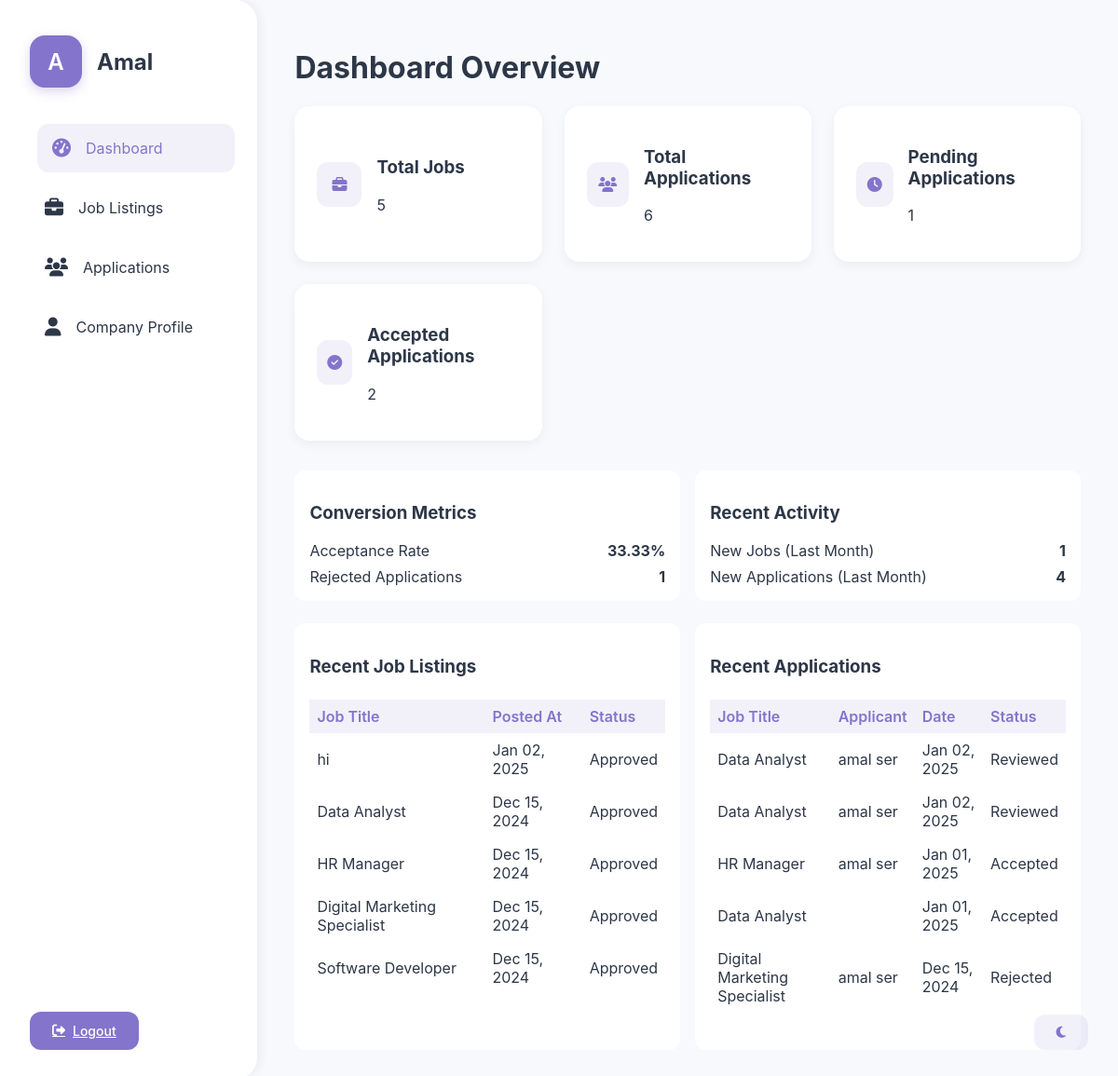
Screenshot of /company_dashboard.php (signed in) with the database file from the repository.
### tables this page shows
CREATE TABLE `company_profiles` (
  `id` int(11) NOT NULL,
  `user_id` int(11) DEFAULT NULL,
  `company_name` varchar(100) NOT NULL,
  `description` text DEFAULT NULL,
  `website` varchar(255) DEFAULT NULL
);

CREATE TABLE `job_listings` (
  `id` int(11) NOT NULL,
  `company_id` int(11) DEFAULT NULL,
  `title` varchar(100) NOT NULL,
  `description` text NOT NULL,
  `requirements` text DEFAULT NULL,
  `salary` varchar(50) DEFAULT NULL,
  `location` varchar(100) DEFAULT NULL,
  `job_type` enum('full-time','part-time','contract','internship') DEFAULT 'full-time',
  `image_path` varchar(255) DEFAULT NULL,
  `posted_at` timestamp NULL DEFAULT current_timestamp(),
  `status` enum('pending','approved','rejected') DEFAULT 'pending',
  `expiration_date` datetime DEFAULT (`posted_at` + interval 30 day)
);

CREATE TABLE `job_applications` (
  `id` int(11) NOT NULL,
  `job_id` int(11) DEFAULT NULL,
  `student_id` int(11) DEFAULT NULL,
  `application_date` timestamp NULL DEFAULT current_timestamp(),
  `status` enum('pending','reviewed','accepted','rejected') DEFAULT 'pending'
);

CREATE TABLE `student_profiles` (
  `id` int(11) NOT NULL,
  `user_id` int(11) DEFAULT NULL,
  `full_name` varchar(100) NOT NULL,
  `date_of_birth` date DEFAULT NULL,
  `education` text DEFAULT NULL,
  `skills` text DEFAULT NULL,
  `resume_path` varchar(255) DEFAULT NULL
);

### pages/company/dashboard.php (the view, shortened to what this page needs)
<?php
$total_jobs = mysqli_fetch_assoc(mysqli_query($conn, "SELECT COUNT(*) as count FROM job_listings WHERE company_id = $company_id"))['count'];
$total_applications = mysqli_fetch_assoc(mysqli_query($conn, "SELECT COUNT(*) as count FROM job_applications ja JOIN job_listings jl ON ja.job_id = jl.id WHERE jl.company_id = $company_id"))['count'];
$pending_applications = mysqli_fetch_assoc(mysqli_query($conn, "SELECT COUNT(*) as count FROM job_applications ja JOIN job_listings jl ON ja.job_id = jl.id WHERE jl.company_id = $company_id AND ja.status = 'pending'"))['count'];
$recent_jobs = mysqli_query($conn, "SELECT * FROM job_listings WHERE company_id = $company_id ORDER BY posted_at DESC LIMIT 5");
$recent_applications = mysqli_query($conn, "SELECT ja.*, jl.title, sp.full_name
    FROM job_applications ja
    JOIN job_listings jl ON ja.job_id = jl.id
    JOIN student_profiles sp ON ja.student_id = sp.id
    WHERE jl.company_id = $company_id
    ORDER BY ja.application_date DESC
    LIMIT 5");
$accepted_applications = mysqli_fetch_assoc(mysqli_query($conn, "SELECT COUNT(*) as count FROM job_applications ja JOIN job_listings jl ON ja.job_id = jl.id WHERE jl.company_id = $company_id AND ja.status = 'accepted'"))['count'];
$rejected_applications = mysqli_fetch_assoc(mysqli_query($conn, "SELECT COUNT(*) as count FROM job_applications ja JOIN job_listings jl ON ja.job_id = jl.id WHERE jl.company_id = $company_id AND ja.status = 'rejected'"))['count'];
$conversion_rate = $total_applications > 0
    ? number_format(($accepted_applications / $total_applications) * 100, 2)
    : '0.00';
$activity_analysis = [
    'new_jobs_last_month' => mysqli_fetch_assoc(mysqli_query($conn, "SELECT COUNT(*) as count FROM job_listings WHERE company_id = $company_id AND posted_at >= DATE_SUB(NOW(), INTERVAL 1 MONTH)"))['count'],
    'new_applications_last_month' => mysqli_fetch_assoc(mysqli_query($conn, "SELECT COUNT(*) as count FROM job_applications ja JOIN job_listings jl ON ja.job_id = jl.id WHERE jl.company_id = $company_id AND ja.application_date >= DATE_SUB(NOW(), INTERVAL 1 MONTH)"))['count']
];
?>
<h1>Dashboard Overview</h1>
<div class="analytics-grid">
    <div class="analytics-card">
        <div class="analytics-icon">
            <i class="fas fa-briefcase"></i>
        </div>
        <div>
            <h3>Total Jobs</h3>
            <p class="text-2xl font-bold"><?php echo $total_jobs; ?></p>
        </div>
    </div>
    <div class="analytics-card">
        <div class="analytics-icon">
            <i class="fas fa-users"></i>
        </div>
        <div>
            <h3>Total Applications</h3>
            <p class="text-2xl font-bold"><?php echo $total_applications; ?></p>
        </div>
    </div>
    <div class="analytics-card">
        <div class="analytics-icon">
            <i class="fas fa-clock"></i>
        </div>
        <div>
            <h3>Pending Applications</h3>
            <p class="text-2xl font-bold"><?php echo $pending_applications; ?></p>
        </div>
    </div>
    <div class="analytics-card">
        <div class="analytics-icon">
            <i class="fas fa-check-circle"></i>
        </div>
        <div>
            <h3>Accepted Applications</h3>
            <p class="text-2xl font-bold"><?php echo $accepted_applications; ?></p>
        </div>
    </div>
</div>
<div class="dashboard-insights">
    <div class="insights-grid">
        <div class="insight-card">
            <h3>Conversion Metrics</h3>
            <div class="insight-content">
                <div class="metric">
                    <span class="metric-label">Acceptance Rate</span>
                    <span class="metric-value"><?php echo $conversion_rate; ?>%</span>
                </div>
                <div class="metric">
                    <span class="metric-label">Rejected Applications</span>
                    <span class="metric-value"><?php echo $rejected_applications; ?></span>
                </div>
            </div>
        </div>
        <div class="insight-card">
            <h3>Recent Activity</h3>
            <div class="insight-content">
                <div class="metric">
                    <span class="metric-label">New Jobs (Last Month)</span>
                    <span class="metric-value"><?php echo $activity_analysis['new_jobs_last_month']; ?></span>
                </div>
                <div class="metric">
                    <span class="metric-label">New Applications (Last Month)</span>
                    <span class="metric-value"><?php echo $activity_analysis['new_applications_last_month']; ?></span>
                </div>
            </div>
        </div>
    </div>
    <div class="recent-activities">
        <div class="recent-jobs">
            <h3>Recent Job Listings</h3>
            <table>
                <thead>
                    <tr>
                        <th>Job Title</th>
                        <th>Posted At</th>
                        <th>Status</th>
                    </tr>
                </thead>
                <tbody>
                    <?php while($job = mysqli_fetch_assoc($recent_jobs)): ?>
                    <tr>
                        <td><?php echo htmlspecialchars($job['title']); ?></td>
                        <td><?php echo date('M d, Y', strtotime($job['posted_at'])); ?></td>
                        <td><?php echo ucfirst($job['status']); ?></td>
                    </tr>
                    <?php endwhile; ?>
                </tbody>
            </table>
        </div>
        <div class="recent-applications">
            <h3>Recent Applications</h3>
            <table>
                <thead>
                    <tr>
                        <th>Job Title</th>
                        <th>Applicant</th>
                        <th>Date</th>
                        <th>Status</th>
                    </tr>
                </thead>
                <tbody>
                    <?php while($application = mysqli_fetch_assoc($recent_applications)): ?>
                    <tr>
                        <td><?php echo htmlspecialchars($application['title']); ?></td>
                        <td><?php echo htmlspecialchars($application['full_name']); ?></td>
                        <td><?php echo date('M d, Y', strtotime($application['application_date'])); ?></td>
                        <td><?php echo ucfirst($application['status']); ?></td>
                    </tr>
                    <?php endwhile; ?>
                </tbody>
            </table>
        </div>
    </div>
</div>

### company_dashboard.php (shortened to what this page needs)
<?php
require_once 'db_connect.php';
$user_id = (int)$_SESSION['user_id'];
$query = "SELECT * FROM company_profiles WHERE user_id = $user_id";
$result = mysqli_query($conn, $query);
$company = mysqli_fetch_assoc($result);
$company_id = (int)$company['id'];
$page = isset($_GET['page']) ? $_GET['page'] : 'dashboard';
?>
<!DOCTYPE html>
<html lang="en">
<head>
    <link rel="stylesheet" href="shared-styles.css">
    <link rel="stylesheet" href="https://cdnjs.cloudflare.com/ajax/libs/font-awesome/6.1.1/css/all.min.css">
</head>
<body>
    <div class="container">
        <aside class="sidebar">
            <div style="display: flex; align-items: center; margin-bottom: 2rem;">
                <div class="profile-icon"><?php echo substr($company['company_name'], 0, 1); ?></div>
                <h2><?php echo $company['company_name']; ?></h2>
            </div>
            <nav>
                <ul class="nav-list">
                    <li class="nav-item">
                        <a href="?page=dashboard" class="nav-link <?php echo $page === 'dashboard' ? 'active' : ''; ?>">
                            <i class="fas fa-tachometer-alt"></i> Dashboard
                        </a>
                    </li>
                    <li class="nav-item">
                        <a href="?page=jobs" class="nav-link <?php echo $page === 'jobs' ? 'active' : ''; ?>">
                            <i class="fas fa-briefcase"></i> Job Listings
                        </a>
                    </li>
                    <li class="nav-item">
                        <a href="?page=applications" class="nav-link <?php echo $page === 'applications' ? 'active' : ''; ?>">
                            <i class="fas fa-users"></i> Applications
                        </a>
                    </li>
                    <li class="nav-item">
                        <a href="?page=profile" class="nav-link <?php echo $page === 'profile' ? 'active' : ''; ?>">
                            <i class="fas fa-user"></i> Company Profile
                        </a>
                    </li>
                </ul>
            </nav>
            <div style="margin-top: auto;">
                <a href="logout.php" class="btn btn-primary btn-full">
                    <i class="fas fa-sign-out-alt"></i> Logout
                </a>
            </div>
        </aside>
        <button id="darkModeToggle" class="btn btn-secondary" style="position: fixed; bottom: 2rem; right: 2rem;">
        <i class="fas fa-moon"></i>
    </button>
        <main class="main-content">
            <?php
            $page_path = "pages/company/{$page}.php";
            if (file_exists($page_path)) {
                include $page_path;
            } else {
                echo '<div class="alert alert-danger">Page not found</div>';
            }
            ?>
        </main>
    </div>
</body>
</html>

### shared-styles.css (style rules this page uses)
:root { --primary-color: #8474cb; --primary-hover: #7264bb; --secondary-color: #4a5568; --background-light: #f8f9fc; --background-dark: #1a1c25; --text-light: #2d3748; --text-dark: #e2e8f0; --card-light: #ffffff; --card-dark: #242631; --accent-color: #ed64a6; --success-color: #48bb78; --warning-color: #ecc94b; --danger-color: #f56565; }
body { font-family: 'Inter', 'Segoe UI', sans-serif; margin: 0; padding: 0; transition: background-color 0.3s, color 0.3s; background-color: var(--background-light); color: var(--text-light); }
.container { display: flex; min-height: 100vh; }
.sidebar { width: 280px; background-color: var(--card-light); padding: 2rem; display: flex; flex-direction: column; transition: all 0.3s ease; box-shadow: 4px 0 10px rgba(0, 0, 0, 0.05); border-radius: 0 24px 24px 0; }
.profile-icon { width: 56px; height: 56px; background-color: var(--primary-color); border-radius: 16px; display: flex; align-items: center; justify-content: center; color: white; font-size: 24px; font-weight: 600; margin-right: 1rem; box-shadow: 0 4px 12px rgba(132, 116, 203, 0.3); }
.nav-list { list-style: none; padding: 0; margin: 0; }
.nav-item { margin-bottom: 0.75rem; }
.nav-link { display: flex; align-items: center; color: var(--text-light); text-decoration: none; font-size: 1rem; padding: 1rem; border-radius: 12px; transition: all 0.3s ease; }
.nav-link:hover, .nav-link.active { color: var(--primary-color); background-color: rgba(132, 116, 203, 0.1); transform: translateX(8px); }
.nav-link i { margin-right: 1rem; font-size: 1.25rem; }
.main-content { flex-grow: 1; padding: 2rem 2.5rem; overflow-y: auto; }
table { width: 100%; border-collapse: separate; border-spacing: 0; margin: 1.5rem 0; }
th { background-color: rgba(132, 116, 203, 0.1); color: var(--primary-color); font-weight: 600; padding: 1rem 1.5rem; text-align: left; border-bottom: 2px solid var(--primary-color); }
td { padding: 1rem 1.5rem; border-bottom: 1px solid rgba(132, 116, 203, 0.1); }
.btn { display: inline-flex; align-items: center; justify-content: center; padding: 0.75rem 1.5rem; font-size: 0.875rem; font-weight: 500; border-radius: 12px; transition: all 0.3s ease; border: none; cursor: pointer; gap: 0.5rem; }
.btn-primary { background-color: var(--primary-color); color: white; }
.btn-secondary { background-color: rgba(132, 116, 203, 0.1); color: var(--primary-color); }

### company_dashboard.php (style rules this page uses)
.analytics-grid { display: grid; grid-template-columns: repeat(auto-fit, minmax(240px, 1fr)); gap: 1.5rem; margin-bottom: 2rem; }
.analytics-card { background: var(--card-light); border-radius: 16px; padding: 1.5rem; display: flex; align-items: center; gap: 1rem; box-shadow: 0 4px 12px rgba(0, 0, 0, 0.05); transition: transform 0.3s ease; }
.analytics-icon { width: 48px; height: 48px; border-radius: 12px; background: rgba(132, 116, 203, 0.1); display: flex; align-items: center; justify-content: center; color: var(--primary-color); }

### pages/company/dashboard.php (style rules this page uses)
.insights-grid { display: grid; grid-template-columns: 1fr 1fr; gap: 1rem; margin-bottom: 1.5rem; }
.insight-card { background: var(--card-light); border-radius: 12px; padding: 1rem; }
.insight-content { display: flex; flex-direction: column; gap: 0.5rem; }
.metric { display: flex; justify-content: space-between; align-items: center; }
.metric-label { color: var(--text-secondary); }
.metric-value { font-weight: bold; }
.recent-activities { display: grid; grid-template-columns: 1fr 1fr; gap: 1rem; }
.recent-jobs, .recent-applications { background: var(--card-light); border-radius: 12px; padding: 1rem; }
.recent-jobs table, .recent-applications table { width: 100%; border-collapse: collapse; }
.recent-jobs table th, .recent-applications table th, .recent-jobs table td, .recent-applications table td { padding: 0.5rem; text-align: left; border-bottom: 1px solid var(--border-color); }

### rows the page displays
company_profiles: company_name "A", company_name "Amal", id "2"
job_listings: title "hi", posted_at "Jan 02, 2025", status "Approved"
job_listings: title "Data Analyst", posted_at "Dec 15, 2024", status "Approved"
job_listings: title "HR Manager", posted_at "Dec 15, 2024", status "Approved"
job_listings: title "Digital Marketing Specialist", posted_at "Dec 15, 2024", status "Approved"
job_listings: title "Software Developer", posted_at "Dec 15, 2024", status "Approved"
job_applications: job.title "Data Analyst", student.full_name "amal ser", application_date "Jan 02, 2025", status "Reviewed"
job_applications: job.title "Data Analyst", student.full_name "amal ser", application_date "Jan 02, 2025", status "Reviewed"
job_applications: job.title "HR Manager", student.full_name "amal ser", application_date "Jan 01, 2025", status "Accepted"
job_applications: job.title "Data Analyst", application_date "Jan 01, 2025", status "Accepted"
job_applications: job.title "Digital Marketing Specialist", student.full_name "amal ser", application_date "Dec 15, 2024", status "Rejected"

### other values shown
$total_jobs "5"
$total_applications "6"
$pending_applications "1"
$conversion_rate "33.33"
$rejected_applications "1"
$activity_analysis['new_jobs_last_month'] "1"
$activity_analysis['new_applications_last_month'] "4"
